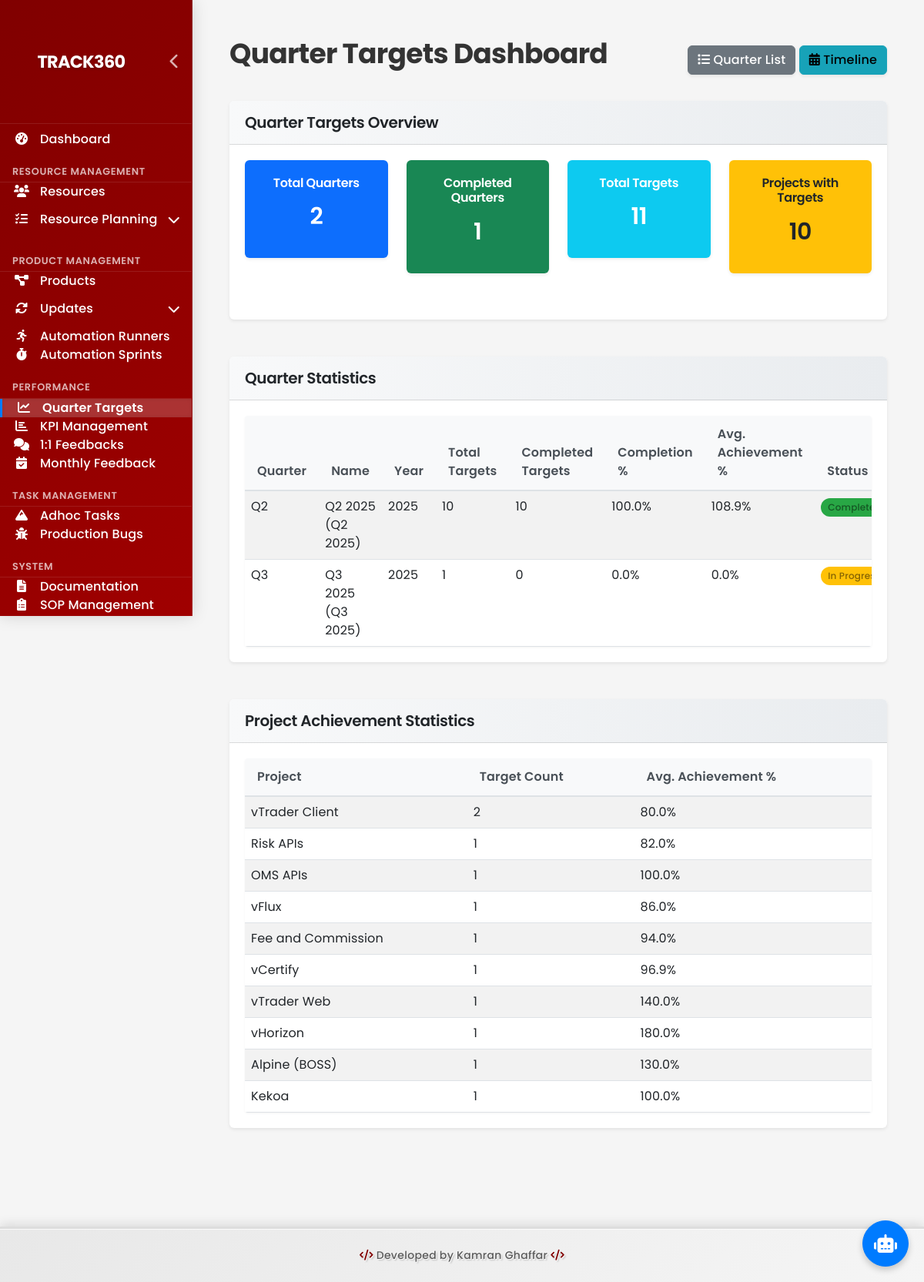
Page /dashboard/quarters/dashboard/ on the committed database.
### dashboard/models.py (models this page shows, shortened)
class Project(models.Model):
    STATUS_CHOICES = [
        ('not_started', 'Not Started'),
        ('in_progress', 'In Progress'),
        ('completed', 'Completed'),
        ('on_hold', 'On Hold'),
    ]
    AUTOMATION_STATUS_CHOICES = [
        ('hold', 'Hold'),
        ('completed', 'Completed'),
        ('in_progress', 'In Progress'),
        ('na', 'N/A'),
    ]
    PIPELINE_SCHEDULE_CHOICES = [
        ('on_demand', 'On-Demand'),
        ('weekly', 'Weekly'),
        ('nightly', 'Nightly'),
        ('na', 'N/A'),
    ]
    name = models.CharField(max_length=200)
    description = models.TextField(blank=True)
    status = models.CharField(max_length=20, choices=STATUS_CHOICES, default='not_started')
    resources = models.ManyToManyField(Resource, through='ProjectResource')
    smoke_automation_status = models.CharField(max_length=20, choices=AUTOMATION_STATUS_CHOICES, default='na', blank=True)
    regression_automation_status = models.CharField(max_length=20, choices=AUTOMATION_STATUS_CHOICES, default='na', blank=True)
    pipeline_schedule = models.CharField(max_length=20, choices=PIPELINE_SCHEDULE_CHOICES, default='na', blank=True)
    execution_time_of_smoke = models.CharField(max_length=50, blank=True, help_text="Hours and Minutes")
    total_number_of_available_test_cases = models.IntegerField(null=True, blank=True)
    status_of_last_automation_run = models.TextField(blank=True)
    date_of_last_automation_run = models.DateField(null=True, blank=True)
    automation_framework_tech_stack = models.TextField(blank=True)
    team_lead = models.ForeignKey(Resource, on_delete=models.SET_NULL, null=True, blank=True, related_name='products_as_lead', db_column='team_lead_id')
    regression_coverage = models.IntegerField(null=True, blank=True, help_text="Percentage or count")
    smoke_coverage = models.IntegerField(null=True, blank=True, help_text="Percentage of smoke test cases automated")
    bugs_found_through_automation = models.IntegerField(null=True, blank=True)
    total_automatable_test_cases = models.IntegerField(null=True, blank=True)
    total_automatable_smoke_test_cases = models.IntegerField(null=True, blank=True)
    total_automated_test_cases = models.IntegerField(null=True, blank=True)
    total_automated_smoke_test_cases = models.IntegerField(null=True, blank=True)
    sprint_cycle = models.CharField(max_length=50, blank=True)
    total_number_of_functional_test_cases = models.IntegerField(null=True, blank=True)
    total_number_of_business_test_cases = models.IntegerField(null=True, blank=True)
    oat_release_cycle = models.CharField(max_length=50, blank=True)
    in_production = models.BooleanField(default=False)
    in_development = models.BooleanField(default=False)
    start_date = models.DateField(null=True, blank=True)
    end_date = models.DateField(null=True, blank=True)
    created_at = models.DateTimeField(auto_now_add=True)
    updated_at = models.DateTimeField(auto_now=True)

### dashboard/views.py (the view)
# urls.py: path('quarters/dashboard/', views.QuarterTargetDashboardView.as_view(), name='quarter-target-dashboard'),
class QuarterTargetDashboardView(TemplateView):
    template_name = 'dashboard/quarter_target_dashboard.html'
    def get_context_data(self, **kwargs):
        context = super().get_context_data(**kwargs)
        quarters = Quarter.objects.all().order_by('-year', 'quarter_number')
        context['quarters'] = quarters
        completed_quarters = Quarter.objects.filter(completed=True).count()
        context['completed_quarters'] = completed_quarters
        quarter_stats = []
        for quarter in quarters:
            stats = quarter.get_statistics()
            quarter_stats.append({
                'id': quarter.id,
                'name': str(quarter),
                'year': quarter.year,
                'quarter_number': quarter.quarter_number,
                'total_targets': stats['total_targets'],
                'completed_targets': stats['completed_targets'],
                'completion_percentage': stats['completion_percentage'],
                'avg_achievement_percentage': stats['avg_achievement_percentage'],
                'completed': quarter.completed
            })
        context['quarter_stats'] = quarter_stats
        targets = QuarterTarget.objects.all().select_related('quarter', 'project')
        context['targets'] = targets
        projects_with_targets = Project.objects.filter(quarterly_targets__isnull=False).distinct()
        context['projects_with_targets'] = projects_with_targets
        project_achievement_data = []
        for project in projects_with_targets:
            project_targets = targets.filter(project=project)
            achievement_percentages = [
                target.achievement_percentage
                for target in project_targets
                if target.achievement_percentage is not None
            ]
            avg_achievement = sum(achievement_percentages) / len(achievement_percentages) if achievement_percentages else 0
            project_achievement_data.append({
                'project_name': project.name,
                'avg_achievement': avg_achievement,
                'target_count': project_targets.count()
            })
        context['project_achievement_data'] = project_achievement_data
        return context

### Portable-Dashboard-Deploy/dashboard/templates/dashboard/quarter_target_dashboard.html (shortened to what this page needs)
{% extends 'dashboard/base.html' %}
{% load custom_filters %}
{% block content %}
<div class="container-fluid">
    <div class="d-flex justify-content-between align-items-center mb-4">
        <h1>Quarter Targets Dashboard</h1>
        <div>
            <a href="{% url 'quarter-list' %}" class="btn btn-secondary">
                <i class="fas fa-list"></i> Quarter List
            </a>
            <a href="{% url 'quarter-timeline' %}" class="btn btn-info">
                <i class="fas fa-calendar-alt"></i> Timeline
            </a>
        </div>
    </div>
    <div class="row">
        <div class="col-md-12 mb-4">
            <div class="card">
                <div class="card-header">
                    <h5>Quarter Targets Overview</h5>
                </div>
                <div class="card-body">
                    <div class="row">
                        <div class="col-md-3 mb-3">
                            <div class="card bg-primary text-white">
                                <div class="card-body text-center">
                                    <h6>Total Quarters</h6>
                                    <h2>{{ quarters|length }}</h2>
                                </div>
                            </div>
                        </div>
                        <div class="col-md-3 mb-3">
                            <div class="card bg-success text-white">
                                <div class="card-body text-center">
                                    <h6>Completed Quarters</h6>
                                    <h2>{{ completed_quarters }}</h2>
                                </div>
                            </div>
                        </div>
                        <div class="col-md-3 mb-3">
                            <div class="card bg-info text-white">
                                <div class="card-body text-center">
                                    <h6>Total Targets</h6>
                                    <h2>{{ targets|length }}</h2>
                                </div>
                            </div>
                        </div>
                        <div class="col-md-3 mb-3">
                            <div class="card bg-warning text-dark">
                                <div class="card-body text-center">
                                    <h6>Projects with Targets</h6>
                                    <h2>{{ projects_with_targets|length }}</h2>
                                </div>
                            </div>
                        </div>
                    </div>
                </div>
            </div>
        </div>
        <div class="col-md-12 mb-4">
            <div class="card">
                <div class="card-header">
                    <h5>Quarter Statistics</h5>
                </div>
                <div class="card-body">
                    <div class="table-responsive">
                        <table class="table table-striped">
                            <thead>
                                <tr>
                                    <th>Quarter</th>
                                    <th>Name</th>
                                    <th>Year</th>
                                    <th>Total Targets</th>
                                    <th>Completed Targets</th>
                                    <th>Completion %</th>
                                    <th>Avg. Achievement %</th>
                                    <th>Status</th>
                                </tr>
                            </thead>
                            <tbody>
                                {% for stats in quarter_stats %}
                                <tr>
                                    <td>Q{{ stats.quarter_number }}</td>
                                    <td>{{ stats.name }}</td>
                                    <td>{{ stats.year }}</td>
                                    <td>{{ stats.total_targets }}</td>
                                    <td>{{ stats.completed_targets }}</td>
                                    <td>{{ stats.completion_percentage|floatformat:1 }}%</td>
                                    <td>{{ stats.avg_achievement_percentage|floatformat:1 }}%</td>
                                    <td>
                                        {% if stats.completed %}
                                        <span class="badge bg-success">Completed</span>
                                        {% else %}
                                        <span class="badge bg-warning">In Progress</span>
                                        {% endif %}
                                    </td>
                                </tr>
                                {% empty %}
                                <tr>
                                    <td colspan="8" class="text-center">No quarters available.</td>
                                </tr>
                                {% endfor %}
                            </tbody>
                        </table>
                    </div>
                </div>
            </div>
        </div>
        <div class="col-md-12 mb-4">
            <div class="card">
                <div class="card-header">
                    <h5>Project Achievement Statistics</h5>
                </div>
                <div class="card-body">
                    <div class="table-responsive">
                        <table class="table table-striped">
                            <thead>
                                <tr>
                                    <th>Project</th>
                                    <th>Target Count</th>
                                    <th>Avg. Achievement %</th>
                                </tr>
                            </thead>
                            <tbody>
                                {% for data in project_achievement_data %}
                                <tr>
                                    <td>{{ data.project_name }}</td>
                                    <td>{{ data.target_count }}</td>
                                    <td>{{ data.avg_achievement|floatformat:1 }}%</td>
                                </tr>
                                {% empty %}
                                <tr>
                                    <td colspan="3" class="text-center">No project achievement data available.</td>
                                </tr>
                                {% endfor %}
                            </tbody>
                        </table>
                    </div>
                </div>
            </div>
        </div>
    </div>
</div>
{% endblock %}

### rows in the picture
Project: project_name "vTrader Client"
Project: project_name "Risk APIs"
Project: project_name "OMS APIs"
Project: project_name "vFlux"
Project: project_name "Fee and Commission"
Project: project_name "vCertify"
Project: project_name "vTrader Web"
Project: project_name "vHorizon"
Project: project_name "Alpine (BOSS)"
Project: project_name "Kekoa"

### other values in the picture
{{ quarters|length }} "2"
{{ completed_quarters }} "1"
{{ targets|length }} "11"
{{ projects_with_targets|length }} "10"
{{ stats.quarter_number }} "2" "3"
{{ stats.name }} "Q2 2025 (Q2 2025)" "Q3 2025 (Q3 2025)"
{{ stats.year }} "2025" "2025"
{{ stats.total_targets }} "10" "1"
{{ stats.completed_targets }} "10" "0"
{{ stats.completion_percentage|floatformat:1 }} "100.0" "0.0"
{{ stats.avg_achievement_percentage|floatformat:1 }} "108.9" "0.0"
{{ data.target_count }} "2" "1" "1" "1" "1" "1" "1" "1" "1" "1"
{{ data.avg_achievement|floatformat:1 }} "80.0" "82.0" "100.0" "86.0" "94.0" "96.9" "140.0" "180.0" "130.0" "100.0"
